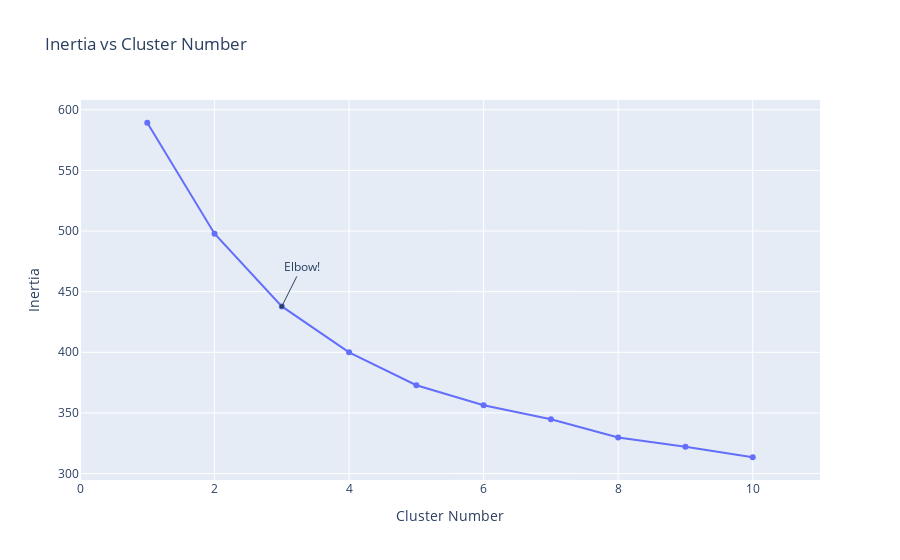

Notebook cell for this chart:
### Code cell
kmeans = KMeans(
        n_clusters=3, init="k-means++",
        n_init=10,
         random_state=42
    )
kmeans.fit(X)
clusters=pd.DataFrame(X,columns=data.drop(['Name','Is bowler?','Is batsman'],axis=1).columns)
clusters['label']=kmeans.labels_
#print(clusters)
polar=clusters.groupby("label").mean().reset_index()
#print(polar)
polar=pd.melt(polar,id_vars=["label"])
fig4 = px.line_polar(polar, r="value", theta="variable", color="label", line_close=True,height=800,width=1400)
fig.show()

### Figure 1 — Plotly figure (JSON) as saved in the notebook; plotly's stock layout.template omitted (floating-point values rounded to 4 significant figures)
{"data": [{"type": "scatter", "x": [1, 2, 3, 4, 5, 6, 7, 8, 9, 10], "y": [589.3, 497.8, 437.9, 400.0, 372.8, 356.3, 344.8, 329.7, 322.0, 313.4]}], "layout": {"annotations": [{"arrowhead": 7, "ax": 20, "ay": -40, "showarrow": true, "text": "Elbow!", "x": 3, "xref": "x", "y": 437.9, "yref": "y"}], "title": {"text": "Inertia vs Cluster Number"}, "xaxis": {"range": [0, 11], "title": {"text": "Cluster Number"}}, "yaxis": {"title": {"text": "Inertia"}}}}
